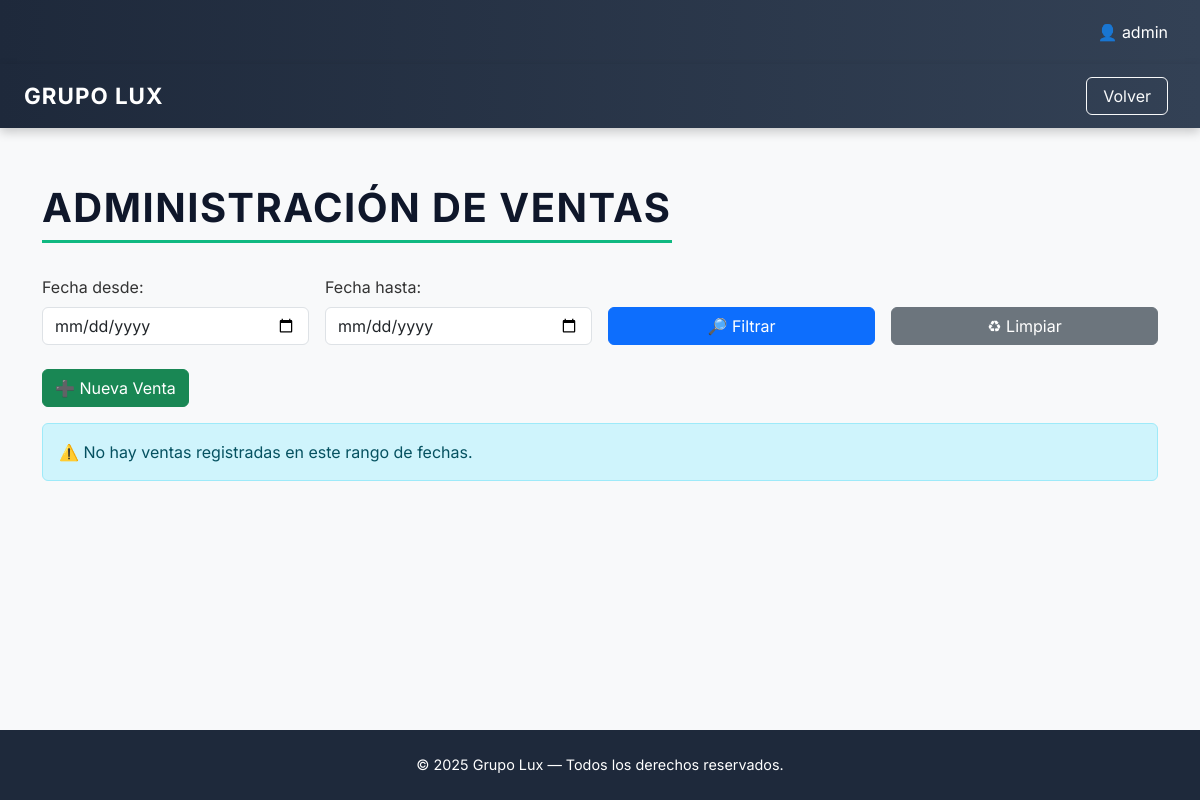
The app's page /tecnologia/ventas/ventas_listar.php (signed in), older data.
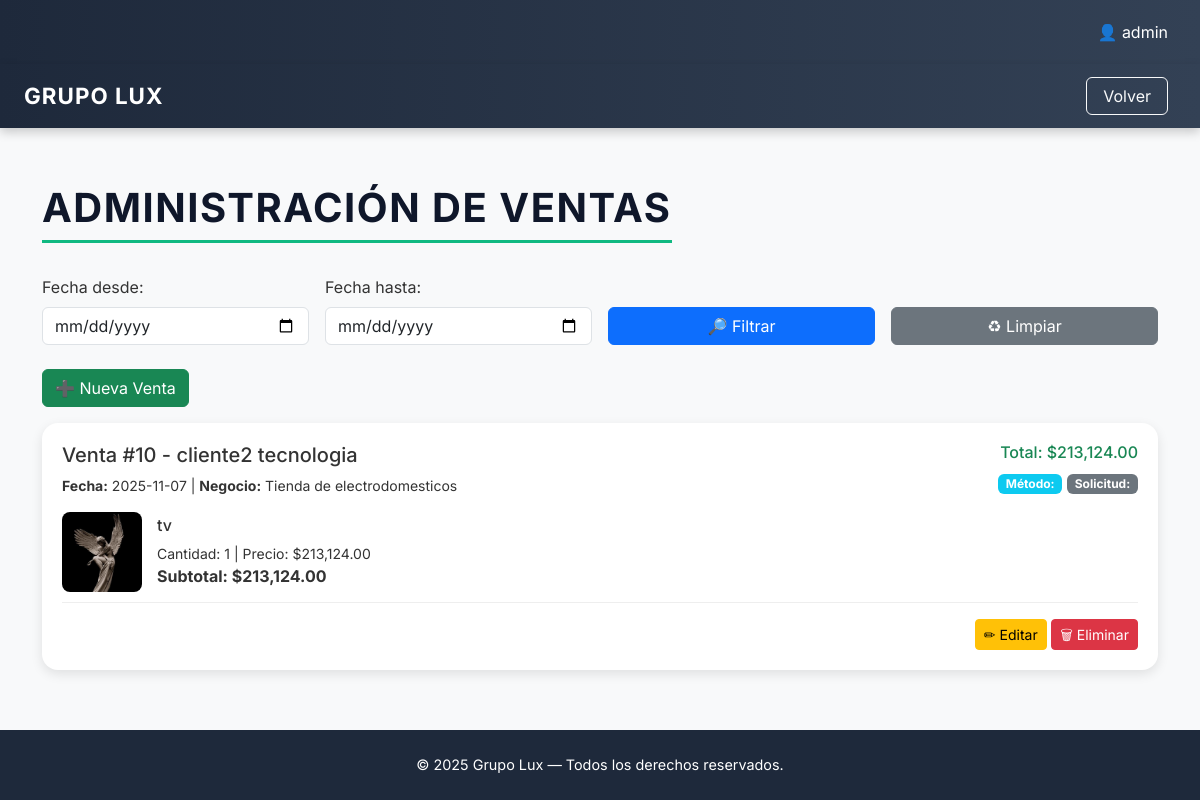
The same page, newer data.
### tables this page shows
CREATE TABLE `ventas` (
  `id_venta` int(11) NOT NULL,
  `id_negocio` int(11) DEFAULT NULL,
  `id_usuario` int(11) DEFAULT NULL,
  `fecha` date DEFAULT NULL,
  `total` varchar(255) DEFAULT NULL,
  `metodo_pago` varchar(255) DEFAULT NULL,
  `solicitud` varchar(255) DEFAULT NULL
);

CREATE TABLE `negocios` (
  `id_negocio` int(11) NOT NULL,
  `nombre` varchar(255) DEFAULT NULL,
  `descripcion` text DEFAULT NULL
);

CREATE TABLE `ventas_detalle` (
  `id_detalle` int(11) NOT NULL,
  `id_venta` int(11) NOT NULL,
  `id_producto` int(11) NOT NULL,
  `cantidad` int(11) NOT NULL DEFAULT 1,
  `precio_unitario` decimal(10,2) NOT NULL,
  `subtotal` double NOT NULL DEFAULT 0
);

CREATE TABLE `productos` (
  `id_producto` int(11) NOT NULL,
  `id_negocio` int(11) DEFAULT NULL,
  `nombre` varchar(255) DEFAULT NULL,
  `descripcion` text DEFAULT NULL,
  `precio` varchar(255) DEFAULT NULL,
  `stock` int(11) DEFAULT NULL,
  `categoria` varchar(255) DEFAULT NULL
);

### tecnologia/ventas/ventas_listar.php (the view, shortened to what the changed rows need)
<?php
include("../../backend/conexion.php");
function resolveImageUrl($ruta) {
    if (preg_match('#^(https?:)?//#i', $ruta) || stripos($ruta, 'http') === 0) return $ruta;
    return 'https://via.placeholder.com/80';
}
$id_negocio = 2;
$sql = "SELECT v.id_venta, v.fecha, v.total, v.metodo_pago, v.solicitud,
               n.nombre AS negocio,
               CONCAT(u.nombre, ' ', u.apellido) AS usuario
        FROM ventas v
        LEFT JOIN negocios n ON v.id_negocio = n.id_negocio
        LEFT JOIN usuarios u ON v.id_usuario = u.id_usuario
        WHERE v.id_negocio = ?";
$params = [$id_negocio];
$types  = "i";
$sql .= " ORDER BY v.fecha DESC";
$stmtMain = $conn->prepare($sql);
if (!empty($params)) {
    $bindNames = [];
    $bindNames[] = $types;
    for ($i = 0; $i < count($params); $i++) {
        $bindNames[] = &$params[$i];
    }
    call_user_func_array([$stmtMain, 'bind_param'], $bindNames);
}
$stmtMain->execute();
$ventas = $stmtMain->get_result();
?>
<!DOCTYPE html>
<html lang="es">
<head>
  <link href="https://cdn.jsdelivr.net/npm/bootstrap@5.3.3/dist/css/bootstrap.min.css" rel="stylesheet">
</head>
<body>
  <main>
    <div class="container py-4">
      <h1 class="dashboard-title">Administración de Ventas</h1>
      <form method="get" class="row g-3 mb-4" id="filtrosForm">
        <div class="col-md-3">
        </div>
        <div class="col-md-3">
        </div>
        <div class="col-md-3 d-flex align-items-end">
        </div>
        <div class="col-md-3 d-flex align-items-end">
        </div>
      </form>
      <div class="mb-3">
        <a href="ventas_form.php" class="btn btn-success">➕ Nueva Venta</a>
      </div>
      <?php if ($ventas->num_rows > 0) { ?>
        <?php while ($venta = $ventas->fetch_assoc()) { ?>
          <div class="venta-card">
            <div class="d-flex justify-content-between mb-3">
              <div>
                <h5>Venta #<?= $venta['id_venta'] ?> - <?= htmlspecialchars($venta['usuario']) ?></h5>
                <small><b>Fecha:</b> <?= $venta['fecha'] ?> | <b>Negocio:</b> <?= htmlspecialchars($venta['negocio']) ?></small>
              </div>
              <div class="text-end">
                <h6 class="text-success">Total: $<?= number_format($venta['total'], 2) ?></h6>
                <span class="badge bg-info">Método: <?= htmlspecialchars($venta['metodo_pago']) ?></span>
                <span class="badge bg-secondary">Solicitud: <?= htmlspecialchars($venta['solicitud']) ?></span>
              </div>
            </div>
            <?php
            $sqlDetalle = "SELECT d.cantidad, d.precio_unitario, p.nombre,
                                (SELECT ruta FROM productos_imagenes WHERE id_producto = p.id_producto ORDER BY id_imagen ASC LIMIT 1) AS imagen
                         FROM ventas_detalle d
                         INNER JOIN productos p ON d.id_producto = p.id_producto
                         WHERE d.id_venta = ?";
            $stmt = $conn->prepare($sqlDetalle);
            $stmt->bind_param("i", $venta['id_venta']);
            $stmt->execute();
            $detalle = $stmt->get_result();
            ?>
            <?php while ($prod = $detalle->fetch_assoc()) {
              $imgSrc = resolveImageUrl($prod['imagen']);
            ?>
              <div class="producto-item">
                <img src="<?= htmlspecialchars($imgSrc) ?>" alt="Producto">
                <div>
                  <h6><?= htmlspecialchars($prod['nombre']) ?></h6>
                  <small>Cantidad: <?= (int)$prod['cantidad'] ?> | Precio: $<?= number_format($prod['precio_unitario'], 2) ?></small><br>
                  <?php $subtotal = $prod['cantidad'] * $prod['precio_unitario']; ?>
                  <b>Subtotal: $<?= number_format($subtotal, 2) ?></b>
                </div>
              </div>
            <?php } ?>
            <div class="mt-3 text-end">
              <a href="ventas_form.php?id=<?= $venta['id_venta'] ?>" class="btn btn-sm btn-warning">✏ Editar</a>
              <a href="ventas_borrar.php?id=<?= $venta['id_venta'] ?>" class="btn btn-sm btn-danger" onclick="return confirm('¿Eliminar esta venta?')">🗑 Eliminar</a>
            </div>
          </div>
        <?php } ?>
      <?php } else { ?>
        <div class="alert alert-info">⚠️ No hay ventas registradas en este rango de fechas.</div>
      <?php } ?>
    </div>
  </main>
</body>
</html>

Row changes from the older to the newer data that the page shows:
added ventas: id_venta "10", usuario "cliente2 tecnologia", fecha "2025-11-07", id_negocio.nombre "Tienda de electrodomesticos", total "213,124.00"
added ventas_detalle: id_producto.nombre "tv", cantidad "1", precio_unitario "213,124.00", subtotal "213,124.00"
Text that changed along with them:
text no longer shown: "⚠️ No hay ventas registradas en este rango de fechas."
